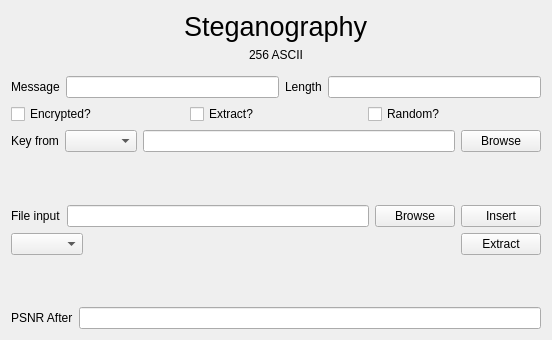
<?xml version="1.0" encoding="UTF-8"?>
<ui version="4.0">
 <class>SteganographyWidget</class>
 <widget class="QWidget" name="SteganographyWidget">
  <property name="geometry">
   <rect>
    <x>0</x>
    <y>0</y>
    <width>552</width>
    <height>340</height>
   </rect>
  </property>
  <property name="windowTitle">
   <string>Form</string>
  </property>
  <layout class="QVBoxLayout" name="verticalLayout_2">
   <item>
    <layout class="QHBoxLayout" name="horizontalLayout_2">
     <property name="sizeConstraint">
      <enum>QLayout::SetFixedSize</enum>
     </property>
     <property name="bottomMargin">
      <number>8</number>
     </property>
     <item>
      <spacer name="horizontalSpacer">
       <property name="orientation">
        <enum>Qt::Horizontal</enum>
       </property>
       <property name="sizeHint" stdset="0">
        <size>
         <width>40</width>
         <height>20</height>
        </size>
       </property>
      </spacer>
     </item>
     <item>
      <layout class="QVBoxLayout" name="verticalLayout_3">
       <property name="sizeConstraint">
        <enum>QLayout::SetFixedSize</enum>
       </property>
       <item>
        <widget class="QLabel" name="label">
         <property name="sizePolicy">
          <sizepolicy hsizetype="Preferred" vsizetype="Fixed">
           <horstretch>0</horstretch>
           <verstretch>0</verstretch>
          </sizepolicy>
         </property>
         <property name="font">
          <font>
           <pointsize>20</pointsize>
          </font>
         </property>
         <property name="text">
          <string>Steganography</string>
         </property>
        </widget>
       </item>
       <item>
        <widget class="QLabel" name="label_2">
         <property name="sizePolicy">
          <sizepolicy hsizetype="Preferred" vsizetype="Fixed">
           <horstretch>0</horstretch>
           <verstretch>0</verstretch>
          </sizepolicy>
         </property>
         <property name="text">
          <string>256 ASCII</string>
         </property>
         <property name="alignment">
          <set>Qt::AlignCenter</set>
         </property>
        </widget>
       </item>
      </layout>
     </item>
     <item>
      <spacer name="horizontalSpacer_2">
       <property name="orientation">
        <enum>Qt::Horizontal</enum>
       </property>
       <property name="sizeHint" stdset="0">
        <size>
         <width>40</width>
         <height>20</height>
        </size>
       </property>
      </spacer>
     </item>
    </layout>
   </item>
   <item>
    <layout class="QHBoxLayout" name="horizontalLayout_7">
     <item>
      <widget class="QLabel" name="multiTextBoxText">
       <property name="text">
        <string>Message</string>
       </property>
      </widget>
     </item>
     <item>
      <widget class="QLineEdit" name="multiTextBox"/>
     </item>
     <item>
      <widget class="QLabel" name="lengthText">
       <property name="text">
        <string>Length</string>
       </property>
      </widget>
     </item>
     <item>
      <widget class="QLineEdit" name="lengthTextBox">
       <property name="text">
        <string/>
       </property>
      </widget>
     </item>
    </layout>
   </item>
   <item>
    <layout class="QHBoxLayout" name="horizontalLayout_4">
     <item>
      <layout class="QHBoxLayout" name="horizontalLayout_5"/>
     </item>
     <item>
      <widget class="QCheckBox" name="isEncrypted">
       <property name="text">
        <string>Encrypted?</string>
       </property>
      </widget>
     </item>
     <item>
      <widget class="QCheckBox" name="checkBox">
       <property name="text">
        <string>Extract?</string>
       </property>
      </widget>
     </item>
     <item>
      <widget class="QCheckBox" name="isRandom">
       <property name="text">
        <string>Random?</string>
       </property>
      </widget>
     </item>
     <item>
      <layout class="QHBoxLayout" name="horizontalLayout_8"/>
     </item>
    </layout>
   </item>
   <item>
    <layout class="QHBoxLayout" name="horizontalLayout_3">
     <item>
      <widget class="QLabel" name="label_9">
       <property name="text">
        <string>Key from</string>
       </property>
      </widget>
     </item>
     <item>
      <widget class="QComboBox" name="keySourceComboBox"/>
     </item>
     <item>
      <widget class="QLineEdit" name="keyTextBox"/>
     </item>
     <item>
      <widget class="QPushButton" name="browseKey">
       <property name="text">
        <string>Browse</string>
       </property>
      </widget>
     </item>
    </layout>
   </item>
   <item>
    <layout class="QHBoxLayout" name="horizontalLayout">
     <item>
      <layout class="QHBoxLayout" name="horizontalLayout_9"/>
     </item>
     <item>
      <layout class="QVBoxLayout" name="verticalLayout_5">
       <item>
        <spacer name="verticalSpacer_4">
         <property name="orientation">
          <enum>Qt::Vertical</enum>
         </property>
         <property name="sizeHint" stdset="0">
          <size>
           <width>20</width>
           <height>40</height>
          </size>
         </property>
        </spacer>
       </item>
       <item>
        <layout class="QHBoxLayout" name="horizontalLayout_10">
         <item>
          <widget class="QLabel" name="label_4">
           <property name="text">
            <string>File input</string>
           </property>
          </widget>
         </item>
         <item>
          <widget class="QLineEdit" name="fileInputText"/>
         </item>
         <item>
          <widget class="QPushButton" name="browseFileInput">
           <property name="text">
            <string>Browse</string>
           </property>
          </widget>
         </item>
        </layout>
       </item>
       <item>
        <layout class="QHBoxLayout" name="horizontalLayout_11">
         <item>
          <widget class="QComboBox" name="fileTypeComboBox"/>
         </item>
         <item>
          <spacer name="horizontalSpacer_3">
           <property name="orientation">
            <enum>Qt::Horizontal</enum>
           </property>
           <property name="sizeType">
            <enum>QSizePolicy::Expanding</enum>
           </property>
           <property name="sizeHint" stdset="0">
            <size>
             <width>40</width>
             <height>20</height>
            </size>
           </property>
          </spacer>
         </item>
        </layout>
       </item>
       <item>
        <spacer name="verticalSpacer_3">
         <property name="orientation">
          <enum>Qt::Vertical</enum>
         </property>
         <property name="sizeHint" stdset="0">
          <size>
           <width>20</width>
           <height>40</height>
          </size>
         </property>
        </spacer>
       </item>
      </layout>
     </item>
     <item>
      <layout class="QVBoxLayout" name="verticalLayout">
       <item>
        <spacer name="verticalSpacer">
         <property name="orientation">
          <enum>Qt::Vertical</enum>
         </property>
         <property name="sizeHint" stdset="0">
          <size>
           <width>20</width>
           <height>40</height>
          </size>
         </property>
        </spacer>
       </item>
       <item>
        <widget class="QPushButton" name="encryptButton">
         <property name="sizePolicy">
          <sizepolicy hsizetype="Preferred" vsizetype="Fixed">
           <horstretch>0</horstretch>
           <verstretch>0</verstretch>
          </sizepolicy>
         </property>
         <property name="text">
          <string>Insert</string>
         </property>
        </widget>
       </item>
       <item>
        <widget class="QPushButton" name="decryptButton">
         <property name="sizePolicy">
          <sizepolicy hsizetype="Preferred" vsizetype="Fixed">
           <horstretch>0</horstretch>
           <verstretch>0</verstretch>
          </sizepolicy>
         </property>
         <property name="text">
          <string>Extract</string>
         </property>
        </widget>
       </item>
       <item>
        <spacer name="verticalSpacer_2">
         <property name="orientation">
          <enum>Qt::Vertical</enum>
         </property>
         <property name="sizeHint" stdset="0">
          <size>
           <width>20</width>
           <height>40</height>
          </size>
         </property>
        </spacer>
       </item>
      </layout>
     </item>
    </layout>
   </item>
   <item>
    <layout class="QHBoxLayout" name="horizontalLayout_6">
     <item>
      <widget class="QLabel" name="label_8">
       <property name="text">
        <string>PSNR After</string>
       </property>
      </widget>
     </item>
     <item>
      <widget class="QLineEdit" name="psnrTextBox"/>
     </item>
    </layout>
   </item>
  </layout>
 </widget>
 <resources/>
 <connections/>
</ui>
